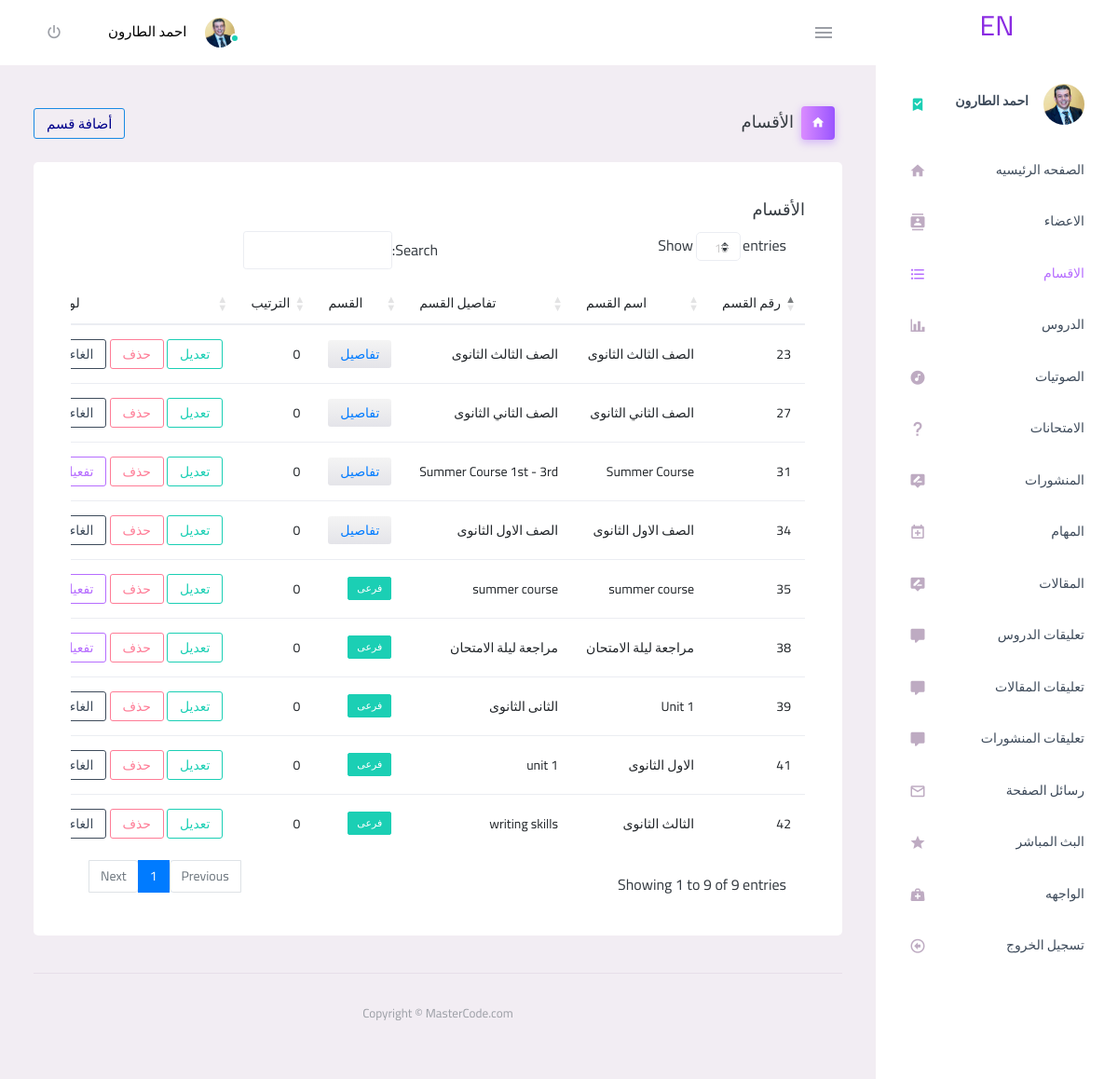
The app's page /admin/category.php (signed in) with its own data.
### tables this page shows
CREATE TABLE `category` (
  `category_id` int(11) NOT NULL,
  `category_name` varchar(255) NOT NULL,
  `category_description` text NOT NULL,
  `ordering` int(11) DEFAULT '0',
  `parent` int(11) NOT NULL,
  `Visibility` tinyint(4) NOT NULL,
  `Allow_Comment` tinyint(4) NOT NULL,
  `Allow_Ads` tinyint(4) NOT NULL,
  `image` varchar(255) NOT NULL
);

### admin/category.php (the view, shortened to what this page needs)
<?php
if (isset($_SESSION['username'])) {
    include 'inital.php';
    $sort= '';
        include 'includes/templates/header.php';
        include 'includes/templates/side.php';
    ?>
            <div class="main-panel ">
                <div class="content-wrapper ">
                    <div class="page-header ">
                        <h3 class="page-title ">
                            <span class="page-title-icon bg-gradient-primary text-white mr-2 ">
                                <i class="mdi mdi-home "></i>
                            </span>&nbsp; الأقسام
                        </h3>
                        <button style="margin-right:150px; color:darkblue;font-size:15px" type="button " class="btn btn-outline-info btn-sm" data-toggle="modal" data-target="#add">أضافة قسم</button>
                    </div>
                    <?php
                $stmt = $con->prepare("SELECT * FROM category ORDER BY ordering $sort");
                $stmt->execute();
                $rows = $stmt->fetchAll();
                if (! empty($rows)) {
            ?>
                    <div class="row ">
                        <div class="col-12 grid-margin ">
                            <div class="card ">
                                <div class="card-body ">
                                    <h4 class="card-title ">الأقسام</h4>
                                    <div class="table-responsive ">
                                        <table class="table" id="datatableid">
                                            <thead>
                                                <tr>
                                                    <th>رقم القسم</th>
                                                    <th>اسم القسم</th>
                                                    <th>تفاصيل القسم</th>
                                                    <th> القسم</th>
                                                    <th> الترتيب</th>
                                                    <th>لوحة التحكم</th>
                                                </tr>
                                            </thead>
                                            <tbody>
                                            <?php
                                                foreach($rows as $row) {?>
                                            <tr>
                                                <td> <?php echo $row['category_id'];?></td>
                                                <td>
                                                    <?php echo $row['category_name'];?>
                                                </td>
                                                <td> <?php echo $row['category_description'];?></td>
                                                <td> <?php
                                                    if($row['parent']==0){
                                                        echo '<button type="button " class="btn btn-gradient-light btn-sm lesson_edit"><a href="category_content.php?category_id='.$row['category_id'].'" style="text-decoration: none;">تفاصيل</a></button>';
                                                    } else {
                                                        echo '<label class="badge badge-success">فرعى</label>';
                                                    }
                                                ?></td>
                                                <td> <?php echo $row['ordering'];?></td>
                                                <td>
                                                    <button type="button " class="btn btn-outline-success btn-sm edit_cat main_view" value="<?php echo $row['category_id'];?>" data-toggle="modal" data-target="#edit">تعديل</button>
                                                    <button type="button " class="btn btn-outline-danger btn-sm delete_cat" data-toggle="modal" data-target="#remove">حذف</button>
                                                    <?php
                                                        if($row['Visibility']== 0) {
                                                                echo'<button type="button " class="btn btn-outline-primary btn-sm activiate" data-toggle="modal" data-target="#activiate">تفعيل</button>';
                                                            } else {
                                                                echo'<button type="button " class="btn btn-outline-dark btn-sm not_activiate" data-toggle="modal" data-target="#not_activiate">الغاء التفعيل</button>';
                                                            }
                                                    ?>
                                                </td>
                                            </tr>
                                        <?php } ?>
                                            </tbody>
                                        </table>
                                    </div>
                                </div>
                            </div>
                        </div>
                    </div>
                <?php } ?>
                <?php
                include 'includes/templates/footer.php'; ?>
<?php
} else {
    header('Location: index.php');
    exit();
}
?>

### records on screen
category: category_id "23", category_name "الصف الثالث الثانوى", category_description "الصف الثالث الثانوى", ordering "0", Visibility "الغاء…"
category: category_id "27", category_name "الصف الثاني الثانوى", category_description "الصف الثاني الثانوى", ordering "0", Visibility "الغاء…"
category: category_id "31", category_name "Summer Course", category_description "Summer Course 1st - 3rd", ordering "0", Visibility "تفعيل"
category: category_id "34", category_name "الصف الاول الثانوى", category_description "الصف الاول الثانوى", ordering "0", Visibility "الغاء…"
category: category_id "35", category_name "summer course", category_description "summer course", parent "فرعى", ordering "0", Visibility "تفعيل"
category: category_id "38", category_name "مراجعة ليلة الامتحان", category_description "مراجعة ليلة الامتحان", parent "فرعى", ordering "0", Visibility "تفعيل"
category: category_id "39", category_name "Unit 1", category_description "الثانى الثانوى", parent "فرعى", ordering "0", Visibility "الغاء…"
category: category_id "41", category_name "الاول الثانوى", category_description "unit 1", parent "فرعى", ordering "0", Visibility "الغاء…"
category: category_id "42", category_name "الثالث الثانوى", category_description "writing skills", parent "فرعى", ordering "0", Visibility "الغاء…"

### other values on screen
$_SESSION['username'] "احمد الطارون"
